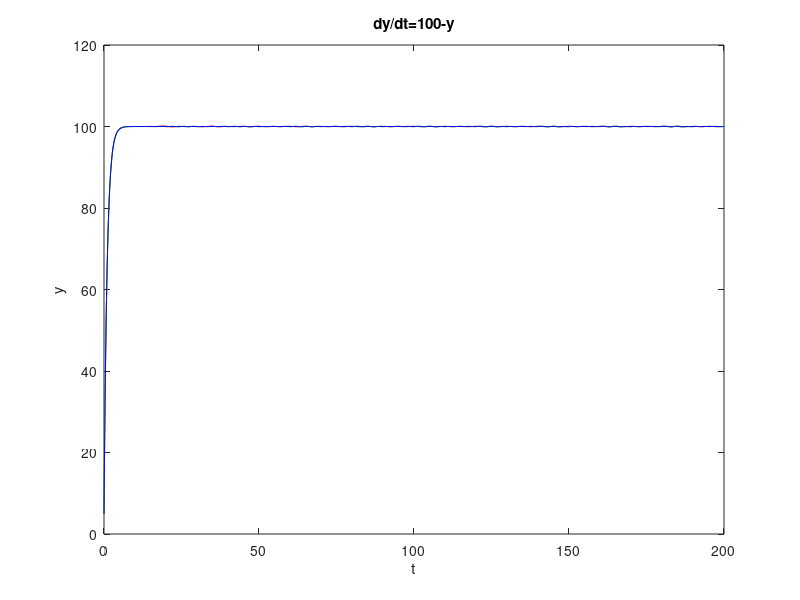

Write the MATLAB code that produced this figure.
#function [x,y] = RungeKutta4(f, xi, xf, y0, h)
#  x  = xi:h:xf;            #Vector X de salida va desde x inicial hasta 
#                           #un x final con tamano de paso h
#  y  = zeros(1,length(x)); #Vector de salida de ceros del mismo tamano de x.
#  y(1) = y0;               #Primer solucion dado dentro de los parametros.
#  for m = 1:1000            #Mil iteraciones para pulir la solucion.
#    for n = 1:length(x)    #Actualizacion de cada paso de la solucion con paso h.
#      k1 = f(x(n),y(n));
#      k2 = f(x(n)+h/2,y(n)+k1*h/2);
#      k3 = f(x(n)+h/2,y(n)+k2*h/2);
#      k4 = f(x(n)+h  ,y(n)+k3*h);
#      y(n+1) = y(n) + (1/6)*(k1+2*k2+2*k3+k4)*h;
#    endfor
#   endfor
#endfunction

%%%%%%%%%%%%%%%%%%%%%%%%%%%%%%%%%%%%%%%%%%%%%%%%%%%%%%%%%%%%%%%%%%%%%%%%%%%%%%%%%
#_XO=zeros(1,2);
#_X0(1) = 0;
#_X0(2) = 1;
#_TF = 1;
#_FG =@ (T,X) [X(1)*(X(2))^2];
#[X, Y] = rungekutta4(_FG, 0, 1, 1, 1/8);


%%%%%%%%%%%%%%%%%%%%%%%%%%%%%%%%%%%%%%%%%%%%%%ODE23

%condiciones iniciales en el vector x0
x0=zeros(1,2);
x0(1)=0;      #x0
x0(2)=5;      #y0
tf=200;

tspan=[0 tf]; 
fg=@(t,x) [100- x(2)];    #f(t,x)
tic();
[t,x]=ode23(fg,tspan,x0); #Find the solution of the ecuation.
timeODE23 = toc();
%%%%%%%%%%%%%%%%%%%%%%%%%%%%%%%%%%%%%%%%%%%%%%ODE45
%condiciones iniciales en el vector x0
X0=zeros(1,2);
X0(1)=0;      #x0
X0(2)=5;      #y0
TF=200;

TSPAN=[0 TF]; 
FG=@(T,X) [100- X(2)];         #f(t,x)
tic();
[T,X]=ode45(FG,TSPAN,X0);      #Find the solution of the ecuation.
timeODE45 = toc();

%%%%%%%%%%%%%%%%%%%%%%%%%%%%%%%%%%%%%%%%%%%%%%RungeKutta4
%condiciones iniciales en el vector x0
RKX0=zeros(1,2);
RKX0(1)=0;      #x0
RKX0(2)=5;      #y0
RKTF=200;

RKTSPAN=[0 RKTF]; 
RKFG=@(RKT,RKX) [100- RKX(2)];         #f(t,x)
tic();
[RKT,RKX]=ode45(RKFG,RKTSPAN,RKX0);    #Find the solution of the ecuation.
timeRK4 = toc();

plot(t,x(:,2),'r',T,X(:,2),'g',RKT,RKX(:,2),'b')#Plot the solution.
xlabel('t')
ylabel('y');
title('dy/dt=100-y')

disp("The time elapsed with ODE23 is:"), disp(timeODE23);
disp("Points used with ODE23 is:")     , disp(rows(x));
disp("The time elapsed with ODE45 is:"), disp(timeODE45);
disp("Points used with ODE45 is:")     , disp(rows(X));
disp("The time elapsed with Runge Kutta  is:") , disp(timeRK4);
disp("Points used with Runge Kutta is:")     , disp(rows(RKX));